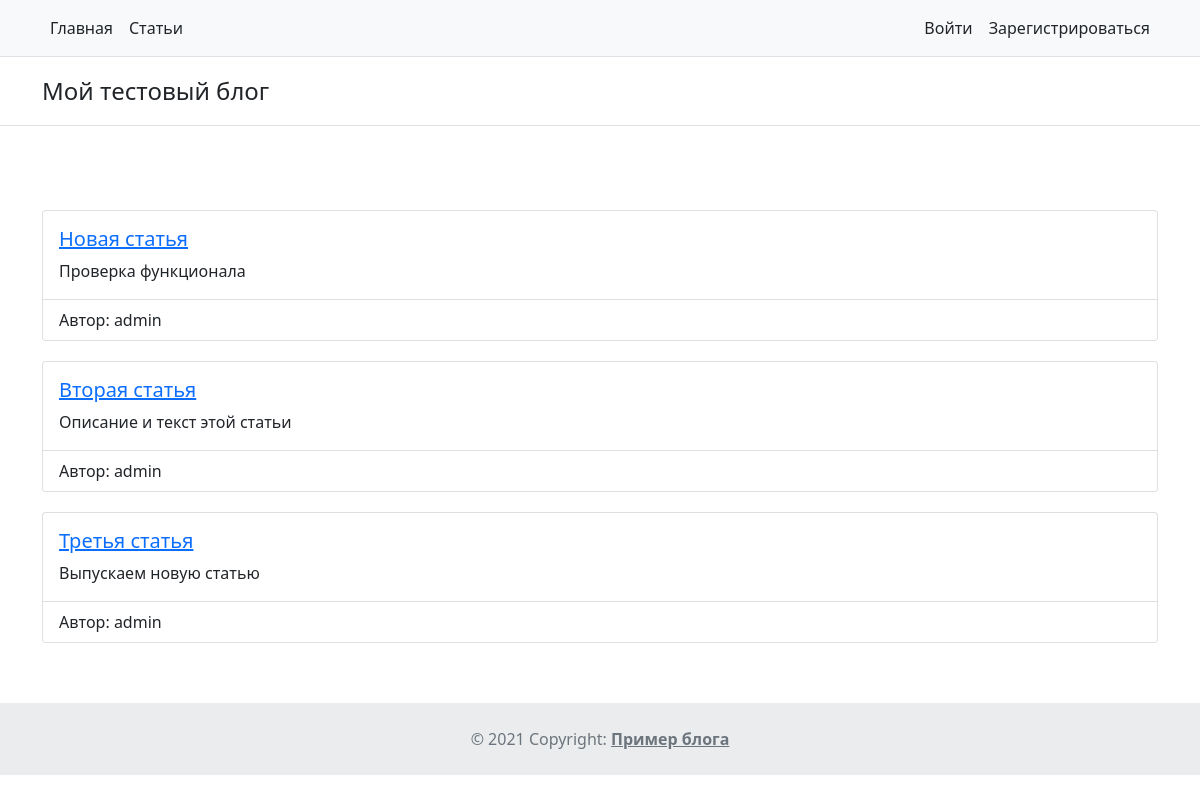
The page / on the database its author committed.
### tables this page shows
CREATE TABLE `articles` (
  `id` int NOT NULL,
  `author_id` int NOT NULL,
  `name` varchar(255) NOT NULL,
  `text` text NOT NULL,
  `created_at` datetime NOT NULL DEFAULT CURRENT_TIMESTAMP
);

CREATE TABLE `users` (
  `id` int NOT NULL,
  `login` varchar(128) NOT NULL,
  `email` varchar(255) NOT NULL,
  `role` enum('admin','user') NOT NULL,
  `password_hash` varchar(255) NOT NULL,
  `auth_token` varchar(255) NOT NULL,
  `created_at` datetime NOT NULL DEFAULT CURRENT_TIMESTAMP
);

### src/MyProject/Controllers/MainController.php (called while the page is built, shortened)
<?php
class MainController extends AbstractController
{
    public function main()
    {
        $articles = Article::findMany();
        $this->view->renderHtml('main/main.php', [
            'articles' => $articles,
        ]);
    }
}
?>

### index.php (called while the page is built, shortened)
<?php
try {
    $route = $_GET['route'] ?? '';
    $routes = require __DIR__ . '/src/routes.php';
    foreach ($routes as $pattern => $controllerAndAction) {
        preg_match($pattern, $route, $matches);
        if (!empty($matches)) {
            break;
        }
    }
    unset($matches[0]);
    $actionName = $controllerAndAction[1];
    $controller = new $controllerName();
    $controller->$actionName(...$matches);
} catch (\MyProject\Exceptions\DbException $e) {
    $view = new \MyProject\View\View(__DIR__ . '/templates/errors');
    $view->renderHtml('500.php', ['error' => $e->getMessage()], 500);
} catch (\MyProject\Exceptions\NotFoundException $e) {
    $view = new \MyProject\View\View(__DIR__ . '/templates/errors');
    $view->renderHtml('404.php', ['error' => $e->getMessage()], 404);
} catch (\MyProject\Exceptions\UnauthorizedException $e) {
    $view = new \MyProject\View\View(__DIR__ . '/templates/errors');
    $view->renderHtml('401.php', ['error' => $e->getMessage()], 401);
}
?>

### src/MyProject/Models/Pages/FeaturesPageService.php (called while the page is built, shortened)
<?php
class FeaturesPageService
{
    protected $title = 'Мой тестовый блог';
    public function getTitle(): string
    {
        return $this->title;
    }
}
?>

### src/settings.php (called while the page is built)
<?php
return [
    'db' => [
        'host' => 'localhost',
        'dbname' => 'test',
        'user' => 'root',
        'password' => 'root',
    ]
];
?>

### src/MyProject/Services/Db.php (called while the page is built, shortened)
<?php
class Db
{
    private static $instance;
    private $pdo;
    private function __construct()
    {
        $dbOptions = (require __DIR__ . '/../../settings.php')['db'];
        try {
            $this->pdo = new \PDO(
                'mysql:host=' . $dbOptions['host'] . ';dbname=' . $dbOptions['dbname'],
                $dbOptions['user'],
                $dbOptions['password']
            );
            $this->pdo->exec('SET NAMES UTF8');
        } catch (\PDOException $e) {
            throw new DbException('Ошибка при подключении к базе данных: ' . $e->getMessage());
        }
    }
    public function query(string $sql, array $params = [], string $className = 'stdClass'): ?array
    {
        $sth = $this->pdo->prepare($sql);
        $result = $sth->execute($params);
        return $sth->fetchAll(\PDO::FETCH_CLASS, $className);
    }
    public static function getInstance(): self
    {
        if (self::$instance === null) {
            self::$instance = new self();
        }
        return self::$instance;
    }
}
?>

### src/MyProject/Models/ActiveRecordEntity.php (called while the page is built, shortened)
<?php
abstract class ActiveRecordEntity
{
    protected $id;
    public function getId(): int
    {
        return $this->id;
    }
    private function underscoreToCamelCase(string $source): string
    {
        return lcfirst(str_replace('_', '', ucwords($source, '_')));
    }
	public static function findMany(): array
    {
        $db = $db = Db::getInstance();
        return $db->query('SELECT * FROM `' . static::getTableName() . '` LIMIT 5;', [], static::class);
    }
    public static function getById(int $id): ?self
    {
        $db = $db = Db::getInstance();
        $entities = $db->query(
            'SELECT * FROM `' . static::getTableName() . '` WHERE id=:id;',
            [':id' => $id],
            static::class
        );
        return $entities ? $entities[0] : null;
    }
}
?>

### src/MyProject/Models/Articles/Article.php (called while the page is built, shortened)
<?php
class Article extends ActiveRecordEntity
{
    protected $name;
    protected $text;
    protected $authorId;
    public function getName(): string
    {
        return $this->name;
    }
    public function getText(): string
    {
        return $this->text;
    }
    public function getAuthor(): User
    {
        return User::getById($this->authorId);
    }
    protected static function getTableName(): string
    {
        return 'articles';
    }
}
?>

### src/MyProject/Models/Users/User.php (called while the page is built, shortened)
<?php
class User extends ActiveRecordEntity
{
    protected $login;
    public function getLogin(): string
    {
        return $this->login;
    }
    protected static function getTableName(): string
    {
        return 'users';
    }
}
?>

### templates/main/main.php (the view)
<?php include __DIR__ . '/../header.php'; ?>
<?php foreach ($articles as $article): ?>
	<div class="card_space">
		<div class="card">
		  <div class="card-body">
			<h5 class="card-title"><a href="/articles/<?= $article->getId() ?>/"><?= $article->getName() ?></a></h5>
			<p class="card-text"><?= $article->getText() ?></p>
		  </div>
		  <ul class="list-group list-group-flush">
			<li class="list-group-item">Автор: <?= $article->getAuthor()->getLogin() ?></li>
		  </ul>
		</div>
	</div>
<?php endforeach; ?>
<?php include __DIR__ . '/../footer.php'; ?>

### templates/header.php (shortened to what this page needs)
<!doctype html>
<html lang="ru">
<head>
	<link href="https://cdn.jsdelivr.net/npm/bootstrap@5.0.2/dist/css/bootstrap.min.css" rel="stylesheet">
	<link rel="stylesheet" href="//cdnjs.cloudflare.com/ajax/libs/toastr.js/latest/css/toastr.min.css">
	<link rel="stylesheet" href="/css/styles.css">
</head>
<body>
	<nav class="py-2 bg-light border-bottom">
		<div class="container d-flex flex-wrap">
			<ul class="nav me-auto">
				<li class="nav-item"><a href="/" class="nav-link link-dark px-2 active" aria-current="page">Главная</a></li>
				<li class="nav-item"><a href="/articles/" class="nav-link link-dark px-2">Статьи</a></li>
				</ul>
				<ul class="nav">
				<?php if(!empty($user)): ?>
				<li class="nav-item"><a href="/users/" class="nav-link link-dark px-2">Все пользователи</a></li>
				<li class="nav-item"><a href="/users/logOut/" class="nav-link link-dark px-2">Выйти</a></li>
				<?php else: ?>
				<li class="nav-item"><a href="/users/login/" class="nav-link link-dark px-2">Войти</a></li>
				<li class="nav-item"><a href="/users/register/" class="nav-link link-dark px-2">Зарегистрироваться</a></li>
				<? endif; ?>
			</ul>
		</div>
	</nav>
	<header class="py-3 mb-4 border-bottom">
		<div class="container d-flex flex-wrap justify-content-center">
			<a href="/" class="d-flex align-items-center mb-3 mb-lg-0 me-lg-auto text-dark text-decoration-none">
				<span class="fs-4"><?=$features_page->getTitle()?></span>
			</a>
		</div>
	</header>
	<main role="main" class="container">
		<div class="main_index">

### templates/footer.php (shortened to what this page needs)
		</div>
	</main>
	<footer class="text-center text-lg-start bg-light text-muted">
		<div class="text-center p-4" style="background-color: rgba(0, 0, 0, 0.05);">
			© 2021 Copyright:
			<a class="text-reset fw-bold" href="/" title="Пример блога">Пример блога</a>
		</div>
	</footer>
</body>
</html>

### src/MyProject/View/View.php (shortened to what this page needs)
<?php
class View
{
    private $templatesPath;
    private $extraVars = [];
    public function __construct(string $templatesPath)
    {
        $this->templatesPath = $templatesPath;
    }
    public function setVar(string $name, $value): void
    {
        $this->extraVars[$name] = $value;
    }
    public function renderHtml(string $templateName, array $vars = [], int $code = 200)
    {
        extract($this->extraVars);
        extract($vars);
        include $this->templatesPath . '/' . $templateName;
        $buffer = ob_get_contents();
        echo $buffer;
    }
}
?>

### css/styles.css (style rules this page uses)
.main_index { position: relative; padding-bottom: 50px; padding-top: 50px; }
.card_space { position: relative; padding-bottom: 10px; padding-top: 10px; }

### rows shown on the page
articles: name "Новая статья", text "Проверка функционала", author.login "admin"
articles: name "Вторая статья", text "Описание и текст этой статьи", author.login "admin"
articles: name "Третья статья", text "Выпускаем новую статью", author.login "admin"

### other values the page prints
$features_page->getTitle() "Мой тестовый блог"
